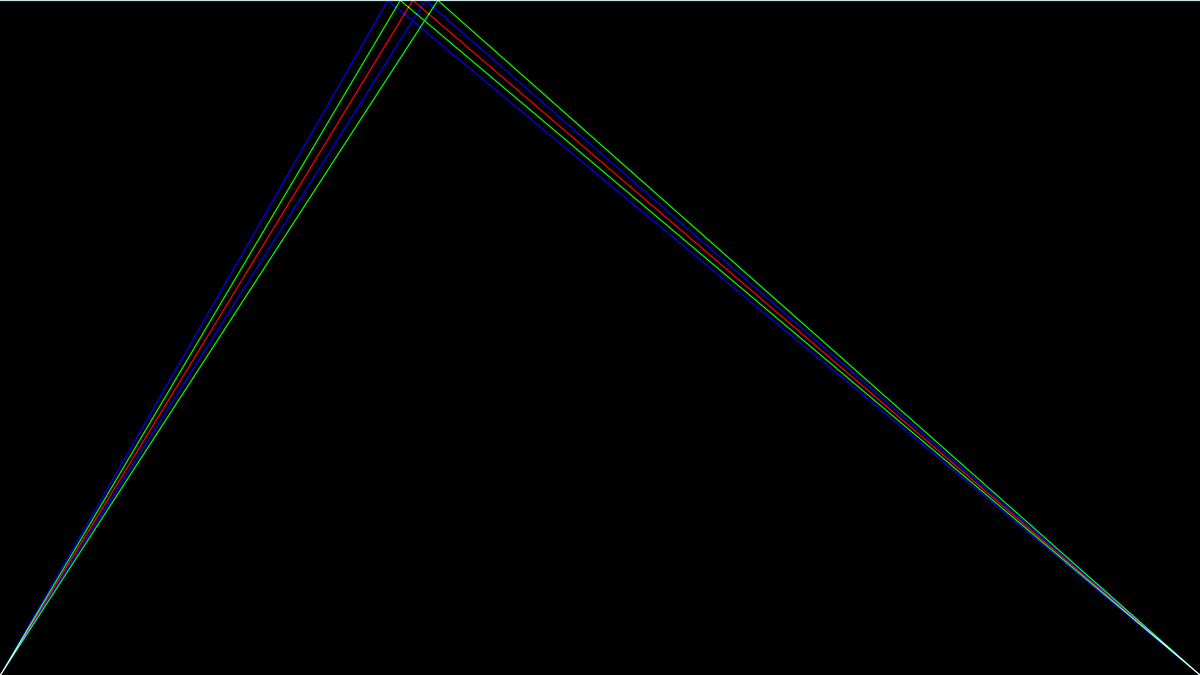
Frame 1 (no input)
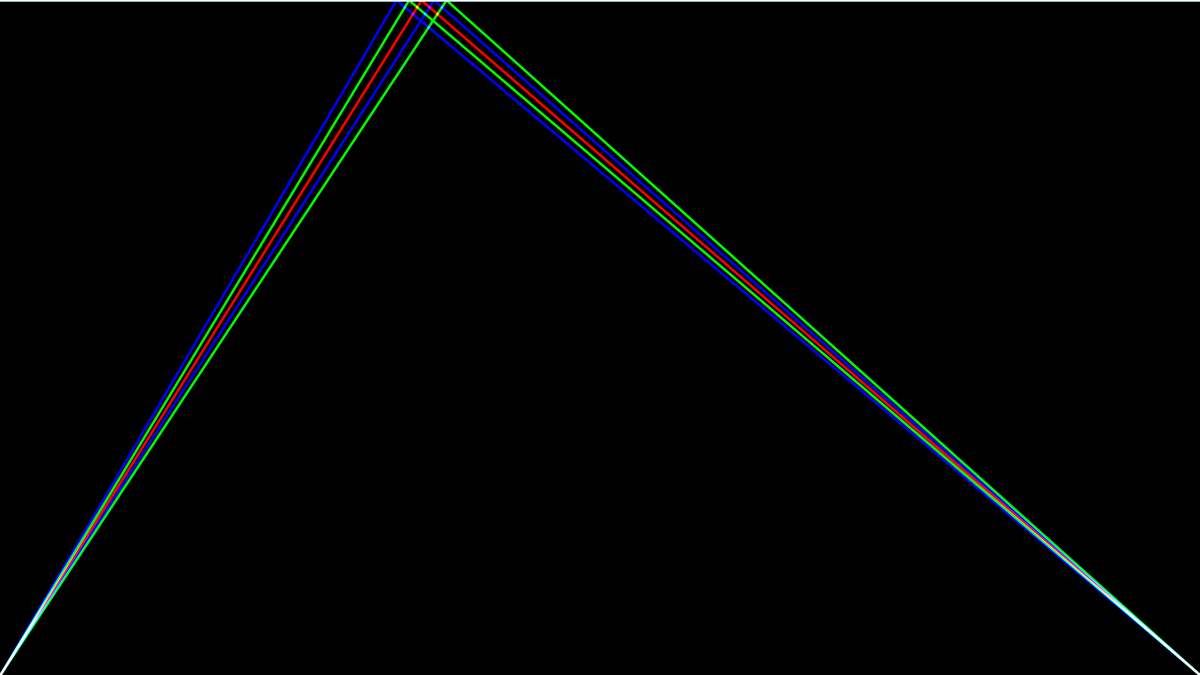
Frame 60 (the mouse pressed at the canvas centre just before this capture)
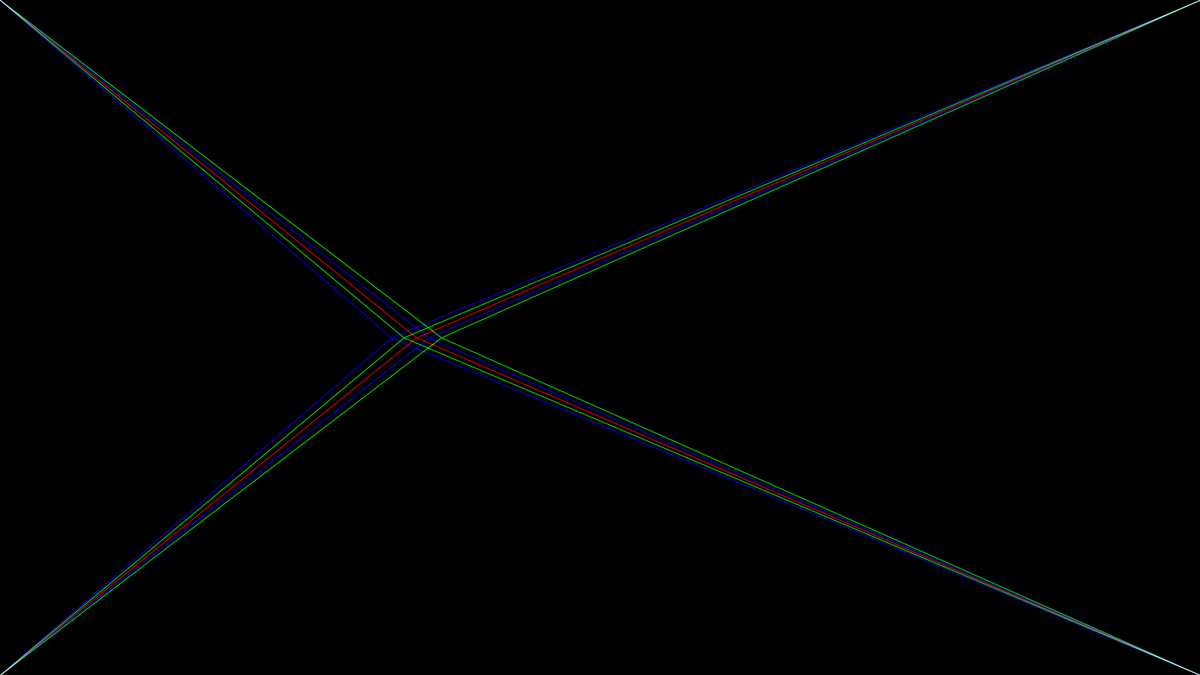
Frame 120 (the mouse held since frame 60 and released just before this capture)

The Processing sketch that drew these frames (run headless with seeded random() and noise(); from frame 60 on, the mouse is pressed at the canvas centre):

// Processing sketch: Lines_Follow
// ── Lines_Follow.pde
float y;
PVector[] colors= {
    new PVector(255, 0, 0),
    new PVector(0, 0, 255),
    new PVector(0, 255, 0)
  };

void setup()
{
  size(1920, 1080);
  y = height/2;
  smooth();
  //noLoop();
}

void draw()
{
  background(0);
  noFill();
  //stroke(255,200); 
  blendMode(ADD);
  strokeWeight(4);

  strokeWeight(2 - sin(.075*frameCount)*2 );
  for(int i = 0; i < 100; i+=20)
  {
  stroke(colors[(i+2)%colors.length].x, colors[(i+2)%colors.length].y, colors[(i+2)%colors.length].z);
  beginShape();
  
  vertex(0,height);
  //for(int x = 0; x < width; x+=10)
  //{
    //noise always return a number between 0,1
   float xV = (width/3)-i+ (noise(2*.0001, (frameCount*.01), i*.0001 )*100);
   vertex(xV, mouseY);
    
  //}
  vertex(width, height);
  endShape();
  
  beginShape();
  vertex(0,0);
  //for(int x = 0; x < width; x+=10)
  //{
    //noise always return a number between 0,1
   vertex(xV, mouseY);
    
  //}
  vertex(width, 0);
  endShape();
  
  }  
  
}
